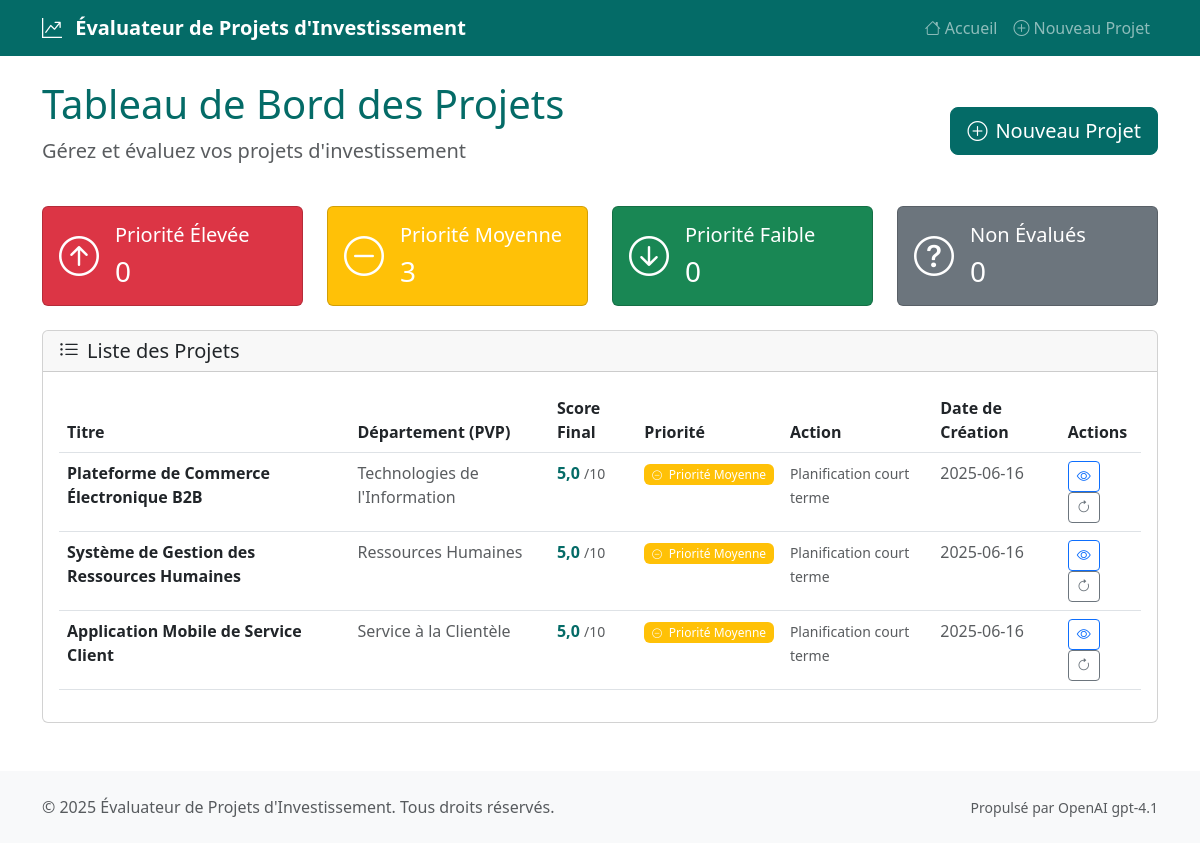
The app's page /, older data.
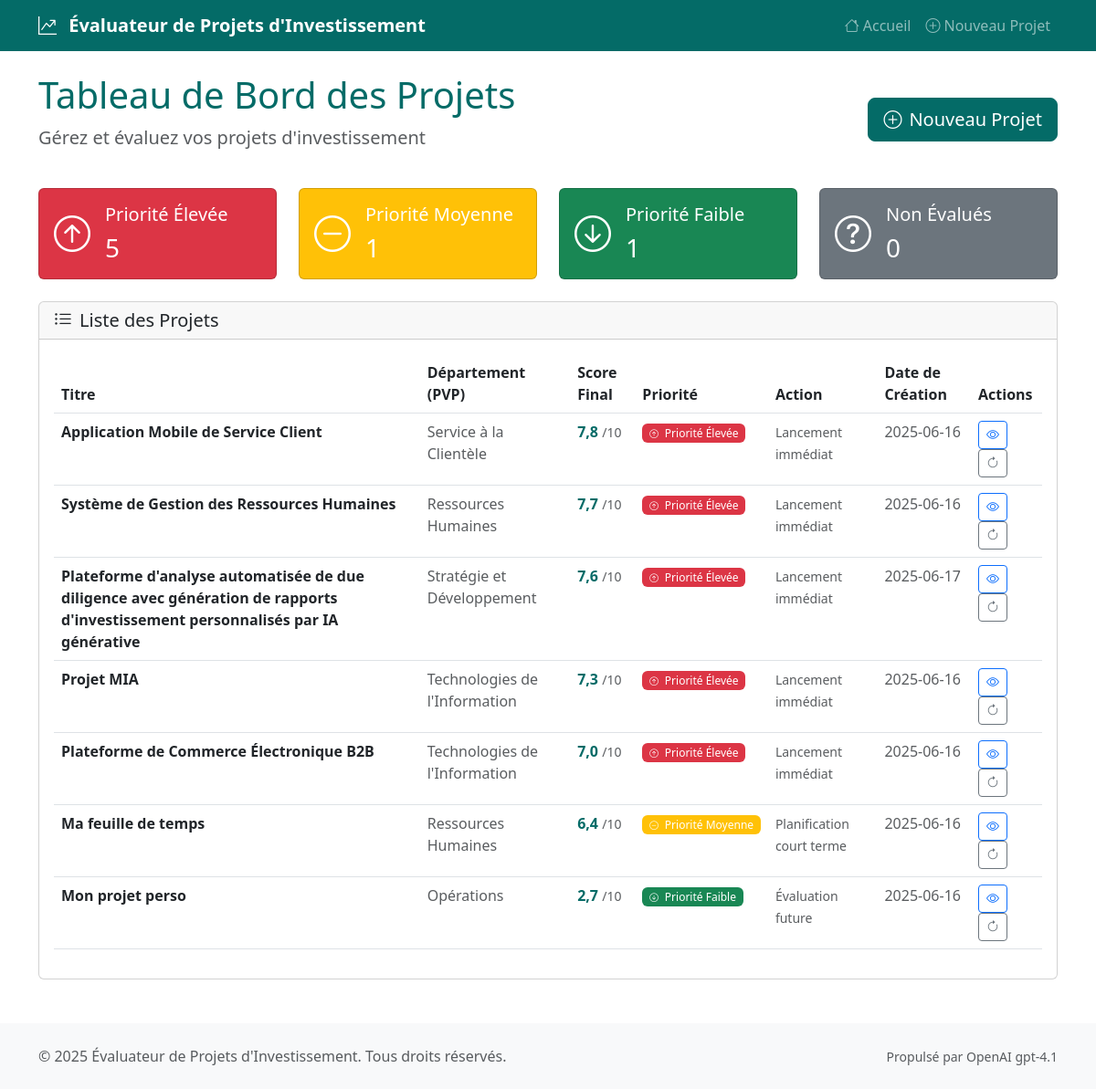
The same page, newer data.
### models.py (models this page shows, shortened)
class Project(db.Model):
    __tablename__ = 'projects'
    id = db.Column(db.Integer, primary_key=True)
    titre = db.Column(db.String(200), nullable=False)
    pvp = db.Column(db.String(100), nullable=False)
    contexte = db.Column(db.Text, nullable=False)
    objectifs = db.Column(db.Text, nullable=False)
    fonctionnalites = db.Column(db.Text, nullable=False)
    defis_techniques = db.Column(db.Text)  # AI-generated
    duree_estimee = db.Column(db.Integer)  # AI-generated, in days
    created_at = db.Column(db.DateTime, default=datetime.utcnow)
    updated_at = db.Column(db.DateTime, default=datetime.utcnow, onupdate=datetime.utcnow)
    evaluations = db.relationship('Evaluation', backref='project', lazy=True, cascade='all, delete-orphan')
    @property
    def latest_evaluation(self):
        return Evaluation.query.filter_by(project_id=self.id).order_by(Evaluation.created_at.desc()).first()
    @property
    def priority_level(self):
        eval = self.latest_evaluation
        if not eval:
            return 'non-évalué'
        if eval.score_final >= 7.0:
            return 'élevée'
        elif eval.score_final >= 4.0:
            return 'moyenne'
        else:
            return 'faible'
    @property
    def priority_badge_class(self):
        priority = self.priority_level
        if priority == 'élevée':
            return 'badge bg-danger'
        elif priority == 'moyenne':
            return 'badge bg-warning'
        elif priority == 'faible':
            return 'badge bg-success'
        else:
            return 'badge bg-secondary'
    @property
    def priority_text(self):
        priority = self.priority_level
        if priority == 'élevée':
            return 'Priorité Élevée'
        elif priority == 'moyenne':
            return 'Priorité Moyenne'
        elif priority == 'faible':
            return 'Priorité Faible'
        else:
            return 'Non Évalué'
    @property
    def action_text(self):
        priority = self.priority_level
        if priority == 'élevée':
            return 'Lancement immédiat'
        elif priority == 'moyenne':
            return 'Planification court terme'
        elif priority == 'faible':
            return 'Évaluation future'
        else:
            return 'Évaluation requise'

class Evaluation(db.Model):
    __tablename__ = 'evaluations'
    id = db.Column(db.Integer, primary_key=True)
    project_id = db.Column(db.Integer, db.ForeignKey('projects.id'), nullable=False)
    valeur_business = db.Column(db.Float, nullable=False)
    faisabilite_technique = db.Column(db.Float, nullable=False)
    effort_requis = db.Column(db.Float, nullable=False)  # Inverted: 10 = low effort
    niveau_risque = db.Column(db.Float, nullable=False)  # Inverted: 10 = low risk
    urgence = db.Column(db.Float, nullable=False)
    alignement_strategique = db.Column(db.Float, nullable=False)
    score_final = db.Column(db.Float, nullable=False)
    ai_suggestions = db.Column(db.Text)  # JSON string
    created_at = db.Column(db.DateTime, default=datetime.utcnow)

### routes/main.py (the view)
@main_bp.route('/')
def index():
    try:
        projects = db.session.query(Project).all()
        def sort_key(project):
            eval = project.latest_evaluation
            if eval:
                return (-eval.score_final, project.created_at)
            else:
                return (float('-inf'), project.created_at)
        projects.sort(key=sort_key)
        return render_template('index.html', projects=projects)
    except Exception as e:
        logger.error(f"Error in index route: {e}")
        flash('Erreur lors du chargement des projets.', 'error')
        return render_template('index.html', projects=[])

### templates/index.html (shortened to what this page needs)
{% extends "base.html" %}
{% block content %}
<div class="row">
    <div class="col-12">
        <div class="d-flex justify-content-between align-items-center mb-4">
            <div>
                <h1 class="display-6 text-primary">Tableau de Bord des Projets</h1>
                <p class="lead text-muted">Gérez et évaluez vos projets d'investissement</p>
            </div>
            <div>
                <a href="{{ url_for('main.new_project') }}" class="btn btn-primary btn-lg">
                    <i class="bi bi-plus-circle me-2"></i>Nouveau Projet
                </a>
            </div>
        </div>
        <div class="row mb-4">
            <div class="col-md-3">
                <div class="card bg-danger text-white">
                    <div class="card-body">
                        <div class="d-flex align-items-center">
                            <i class="bi bi-arrow-up-circle fs-1 me-3"></i>
                            <div>
                                <h5 class="card-title">Priorité Élevée</h5>
                                <h3 class="card-text">{{ projects | selectattr('priority_level', 'equalto', 'élevée') | list | length }}</h3>
                            </div>
                        </div>
                    </div>
                </div>
            </div>
            <div class="col-md-3">
                <div class="card bg-warning text-white">
                    <div class="card-body">
                        <div class="d-flex align-items-center">
                            <i class="bi bi-dash-circle fs-1 me-3"></i>
                            <div>
                                <h5 class="card-title">Priorité Moyenne</h5>
                                <h3 class="card-text">{{ projects | selectattr('priority_level', 'equalto', 'moyenne') | list | length }}</h3>
                            </div>
                        </div>
                    </div>
                </div>
            </div>
            <div class="col-md-3">
                <div class="card bg-success text-white">
                    <div class="card-body">
                        <div class="d-flex align-items-center">
                            <i class="bi bi-arrow-down-circle fs-1 me-3"></i>
                            <div>
                                <h5 class="card-title">Priorité Faible</h5>
                                <h3 class="card-text">{{ projects | selectattr('priority_level', 'equalto', 'faible') | list | length }}</h3>
                            </div>
                        </div>
                    </div>
                </div>
            </div>
            <div class="col-md-3">
                <div class="card bg-secondary text-white">
                    <div class="card-body">
                        <div class="d-flex align-items-center">
                            <i class="bi bi-question-circle fs-1 me-3"></i>
                            <div>
                                <h5 class="card-title">Non Évalués</h5>
                                <h3 class="card-text">{{ projects | selectattr('priority_level', 'equalto', 'non-évalué') | list | length }}</h3>
                            </div>
                        </div>
                    </div>
                </div>
            </div>
        </div>
        <div class="card">
            <div class="card-header">
                <h5 class="card-title mb-0">
                    <i class="bi bi-list-ul me-2"></i>Liste des Projets
                </h5>
            </div>
            <div class="card-body">
                {% if projects %}
                    <div class="table-responsive">
                        <table class="table table-hover">
                            <thead>
                                <tr>
                                    <th>Titre</th>
                                    <th>Département (PVP)</th>
                                    <th>Score Final</th>
                                    <th>Priorité</th>
                                    <th>Action</th>
                                    <th>Date de Création</th>
                                    <th>Actions</th>
                                </tr>
                            </thead>
                            <tbody>
                                {% for project in projects %}
                                <tr class="project-row" data-href="{{ url_for('main.project_detail', id=project.id) }}" style="cursor: pointer;">
                                    <td>
                                        <strong>{{ project.titre }}</strong>
                                    </td>
                                    <td>
                                        <span class="text-muted">{{ project.pvp }}</span>
                                    </td>
                                    <td>
                                        {% if project.latest_evaluation %}
                                            <span class="fw-bold text-primary">{{ project.latest_evaluation.score_final | format_score }}</span>
                                            <small class="text-muted">/10</small>
                                        {% else %}
                                            <span class="text-muted">Non évalué</span>
                                        {% endif %}
                                    </td>
                                    <td>
                                        <span class="{{ project.priority_badge_class }}">
                                            {% if project.priority_level == 'élevée' %}
                                                <i class="bi bi-arrow-up-circle me-1"></i>
                                            {% elif project.priority_level == 'moyenne' %}
                                                <i class="bi bi-dash-circle me-1"></i>
                                            {% elif project.priority_level == 'faible' %}
                                                <i class="bi bi-arrow-down-circle me-1"></i>
                                            {% else %}
                                                <i class="bi bi-question-circle me-1"></i>
                                            {% endif %}
                                            {{ project.priority_text }}
                                        </span>
                                    </td>
                                    <td>
                                        <small class="text-muted">{{ project.action_text }}</small>
                                    </td>
                                    <td>
                                        <span class="text-muted">{{ project.created_at | format_date }}</span>
                                    </td>
                                    <td>
                                        <a href="{{ url_for('main.project_detail', id=project.id) }}"
                                           class="btn btn-sm btn-outline-primary"
                                           onclick="event.stopPropagation();">
                                            <i class="bi bi-eye"></i>
                                        </a>
                                        {% if project.latest_evaluation %}
                                            <a href="{{ url_for('main.reevaluate_project', id=project.id) }}"
                                               class="btn btn-sm btn-outline-secondary"
                                               onclick="event.stopPropagation();"
                                               title="Réévaluer le projet">
                                                <i class="bi bi-arrow-clockwise"></i>
                                            </a>
                                        {% endif %}
                                    </td>
                                </tr>
                                {% endfor %}
                            </tbody>
                        </table>
                    </div>
                {% endif %}
            </div>
        </div>
    </div>
</div>
{% endblock %}

### templates/base.html (shortened to what this page needs)
<!DOCTYPE html>
<html lang="fr">
<head>
    <link href="https://cdn.jsdelivr.net/npm/bootstrap@5.3.0/dist/css/bootstrap.min.css" rel="stylesheet">
    <link href="https://cdn.jsdelivr.net/npm/bootstrap-icons@1.10.0/font/bootstrap-icons.css" rel="stylesheet">
    <link href="{{ url_for('static', filename='css/style.css') }}" rel="stylesheet">
</head>
<body>
    <nav class="navbar navbar-expand-lg navbar-dark bg-primary">
        <div class="container">
            <a class="navbar-brand" href="{{ url_for('main.index') }}">
                <i class="bi bi-graph-up-arrow me-2"></i>
                {{ config.APP_NAME }}
            </a>
            <div class="collapse navbar-collapse" id="navbarNav">
                <ul class="navbar-nav ms-auto">
                    <li class="nav-item">
                        <a class="nav-link" href="{{ url_for('main.index') }}">
                            <i class="bi bi-house me-1"></i>Accueil
                        </a>
                    </li>
                    <li class="nav-item">
                        <a class="nav-link" href="{{ url_for('main.new_project') }}">
                            <i class="bi bi-plus-circle me-1"></i>Nouveau Projet
                        </a>
                    </li>
                </ul>
            </div>
        </div>
    </nav>
    <main class="container my-4">
        {% block content %}{% endblock %}
    </main>
    <footer class="bg-light mt-5 py-4">
        <div class="container">
            <div class="row">
                <div class="col-md-6">
                    <p class="text-muted mb-0">&copy; 2025 {{ config.APP_NAME }}. Tous droits réservés.</p>
                </div>
                <div class="col-md-6 text-md-end">
                    <small class="text-muted">Propulsé par OpenAI gpt-4.1</small>
                </div>
            </div>
        </div>
    </footer>
</body>
</html>

### static/css/style.css (style rules this page uses)
:root { --primary-green: #046B67; --primary-blue: #9AC9D3; --primary-navy: #232C55; --primary-white: #FFFFFF; --primary-black: #000000; --bg-light-green: #E1F1EF; --bg-light-blue: #E5F3FB; --bg-light-gray: #E3E3E3; --bg-light-beige: #F5F2EF; --accent-orange: #DC6137; --accent-yellow: #F8C16D; --accent-purple: #9C4174; --accent-steel-blue: #6B90AA; }
.btn-primary, .bg-primary { background-color: var(--primary-green) !important; border-color: var(--primary-green) !important; }
.text-primary { color: var(--primary-green) !important; }
.navbar-brand { font-weight: 600; font-size: 1.25rem; }
.badge { font-size: 0.75rem; font-weight: 500; }
footer { margin-top: auto; }
.badge i { font-size: 0.8em; }

Row changes from the older to the newer data that the page shows:
changed Project "Application Mobile de Service Client": latest_evaluation.score_final "5,0" → "7,8"; priority_text "Priorité Moyenne" → "Priorité Élevée"; action_text "Planification court terme" → "Lancement immédiat"; moves up the list
changed Project "Système de Gestion des Ressources Humaines": latest_evaluation.score_final "5,0" → "7,7"; priority_text "Priorité Moyenne" → "Priorité Élevée"; action_text "Planification court terme" → "Lancement immédiat"; moves down the list
added Project: titre "Plateforme d'analyse automatisée de due diligence avec génération de rapports d'investissement personnalisés par IA générative", pvp "Stratégie et Développement", latest_evaluation.score_final "7,6", priority_text "Priorité Élevée", action_text "Lancement immédiat", created_at "2025-06-17"
added Project: titre "Projet MIA", pvp "Technologies de l'Information", latest_evaluation.score_final "7,3", priority_text "Priorité Élevée", action_text "Lancement immédiat", created_at "2025-06-16"
changed Project "Plateforme de Commerce Électronique B2B": latest_evaluation.score_final "5,0" → "7,0"; priority_text "Priorité Moyenne" → "Priorité Élevée"; action_text "Planification court terme" → "Lancement immédiat"
added Project: titre "Ma feuille de temps", pvp "Ressources Humaines", latest_evaluation.score_final "6,4", priority_text "Priorité Moyenne", action_text "Planification court terme", created_at "2025-06-16"
added Project: titre "Mon projet perso", pvp "Opérations", latest_evaluation.score_final "2,7", priority_text "Priorité Faible", action_text "Évaluation future", created_at "2025-06-16"
Text that changed along with them:
text no longer shown: "0 3 0"
text now shown: "5 1 1"
